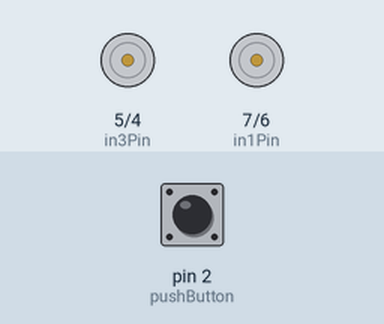
Recording of a sketch running on a simulated Arduino Uno, built with avr-gcc and run on an emulated ATmega328P. Parts: motor-driver pin pairs drawn as motors (green arrow = first pin HIGH = forward, orange = second pin HIGH = backward, longer = more drive). Inputs (shaded band) come from the test bench; at power-on: pin 2 (pushButton) LOW. What the sketch prints to the serial monitor is not drawn.

Above: at 1.2 s.
1.3 s: pin 2 (pushButton) pulled HIGH for 0.15 s
At 1.37 s:
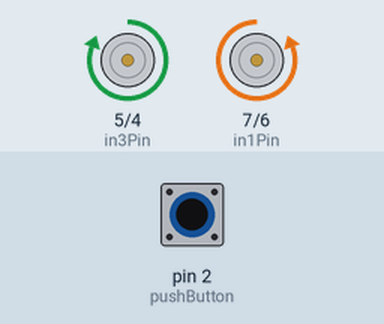
2.9 s: pin 2 (pushButton) pulled HIGH for 3.2 s
At 6.5 s:
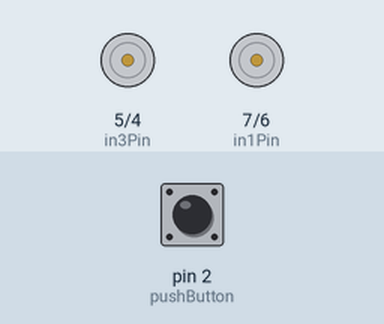
Timing chart, 0 to 8.0 s (numbered marks = the images above; inputs shaded):
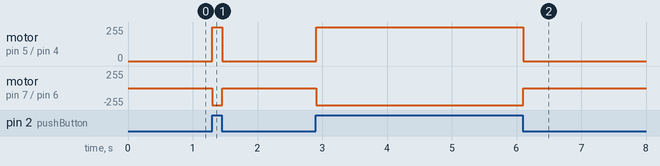

Measured:
- after the input at 1.3 s, motor on pin 5 (in3Pin) / pin 4 (in4Pin): stopped → forward 255/255 at once, → stopped 0.15 s later; motor on pin 7 (in1Pin) / pin 6 (in2Pin): stopped → backward 255/255 at once, → stopped 0.15 s later
- after the input at 2.9 s, motor on pin 5 (in3Pin) / pin 4 (in4Pin): stopped → forward 255/255 at once, → stopped 3.2 s later; motor on pin 7 (in1Pin) / pin 6 (in2Pin): stopped → backward 255/255 at once, → stopped 3.2 s later

The sketch:

ferreol_motors_sept13.ino
```cpp
//Katie Ferreol
//Assignment 1: Push Button & Motors
//September 13, 2021
//Press the pushbutton in order to turn both motors.

//Setting up the variables
const int pushButton = 2;
const int in1Pin = 7;
const int in2Pin = 6;
const int in3Pin = 5;
const int in4Pin = 4;

//Declaring the inputs and outputs
void setup() {
  Serial.begin(9600);
  pinMode(pushButton, INPUT);
  pinMode(in1Pin, OUTPUT);
  pinMode(in2Pin, OUTPUT);
  pinMode(in3Pin, OUTPUT);
  pinMode(in4Pin, OUTPUT);
}

void loop() {

//  Reading the state of the button
  int buttonState = digitalRead(pushButton);
  Serial.println(buttonState);
  delay(1);

//  If button is pressed, turn the motors, if not, stop them
  if (buttonState == HIGH) {
    digitalWrite(in1Pin, LOW);
    digitalWrite(in2Pin, HIGH);
    digitalWrite(in3Pin, HIGH);
    digitalWrite(in4Pin, LOW);
  } else {
    digitalWrite(in1Pin, LOW);
    digitalWrite(in2Pin, LOW);
    digitalWrite(in3Pin, LOW);
    digitalWrite(in4Pin, LOW);
  }
}
```
